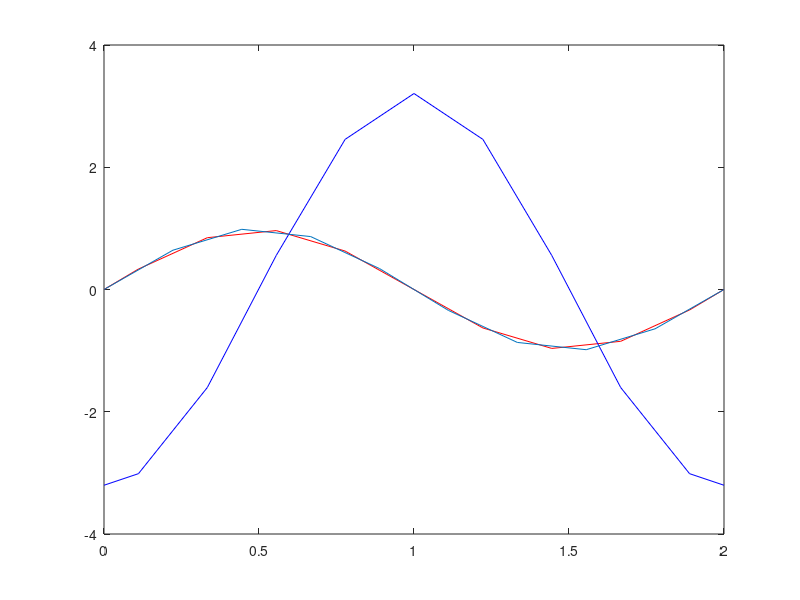

Reproduce this figure in MATLAB.
clear;
clc;
hold off;

f = @(x) pi*pi*sin(pi*x);
u_eksakt = @(x) sin(pi*x);

X = 2;
N = 10;
x_val = linspace(0,X,N);
dx = x_val(2)-x_val(1);

% x_ny for mean value of edge-potential
count = 0;
for i = 2:N
    x_ny(i) = dx*(0.5 + count);
    count = count + 1;
end
x_ny(1) = 0;
x_ny(N+1) = x_ny(N)+0.5*dx;

A = -1;
B = 2;

A = diag(A*ones(1,N-3),1) + diag(B*ones(1,N-2)) + diag(A*ones(1,N-3),-1);

b = zeros(N,1);
X = zeros(N,1);


for i = 1:N
    b(i) = dx^2 * f(x_val(i));
end

b(1) = 0;
b(N) = 0;

u(2:N-1) = A\b(2:N-1); % Matrisen er kun gyldig for ikke-randpunktene
u(1) = 0;
u(N) = 0;

% Creates a v-vector with average values of u between cells
for i = 2:N
    v(i) = (u(i-1)+u(i))/2;
end
v(1) = 0;
v(N+1) = 0; 

plot(x_ny,v,'r')
hold on
% Calculating and plotting q
% k = 1 is a kind constant. In heat transfer situations, higher k will mean
% higher transport of heat or something.
k = 1; 
for i = 2:N
   q(i) = -k * (u(i) - u(i-1))/dx;
end

q(1) = q(2) + pi*cos(pi*dx*0.5)-pi;

%NBNBNB JUKS KANSKJE
q(N+1) = q(1);

plot(x_ny,q,'b')
hold on

plot(x_val,u_eksakt(x_val))
% Calculating the "energy error interval"
error_grad_greier = 0;

for i = 1:N
    
   b_i0 = q(i+1); 
   b_i1 = (q(i+1)-q(i))/dx;
   a_i1 = (v(i+1)-v(i))/dx;
   if i == 1
       dX = 0.5*dx;
   elseif i == N 
       dX = 0.5*dx;    
   else 
       dX = dx;
   end  
   error_grad_greier(i) = dX*(1/k)*((b_i0 + k*a_i1)^2 + ... 
   + b_i1*dX*(b_i0 + k*a_i1) * (dX^2)/3 * b_i1^2);
end



% Conservation integral

cons_int = 0;

for i = 2:N
    
    b_i1 = (q(i+1)-q(i))/dx;
    
    cons_int = cons_int + dx*((pi^4)/2 + b_i1^2) + ((pi^3)/4)*(sin(2*pi*x_ny(i)) - ...
        sin(2*pi*x_ny(i+1))) + 2*pi*b_i1*(cos(pi*x_ny(i+1)) - cos(pi*x_ny(i)));
    
end

cons_int
